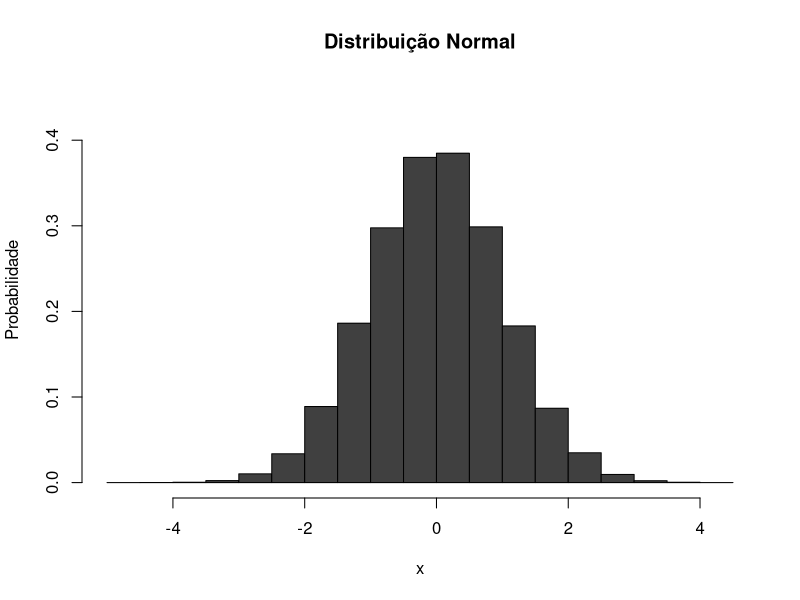
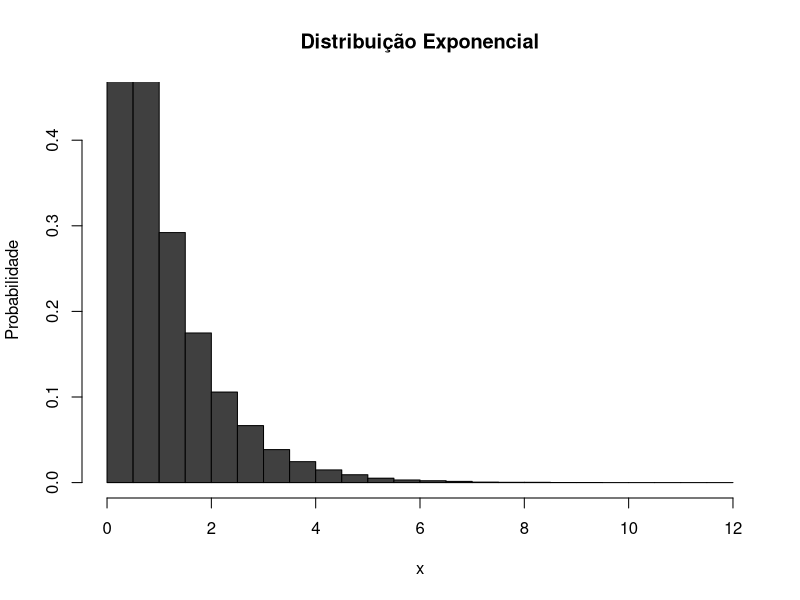
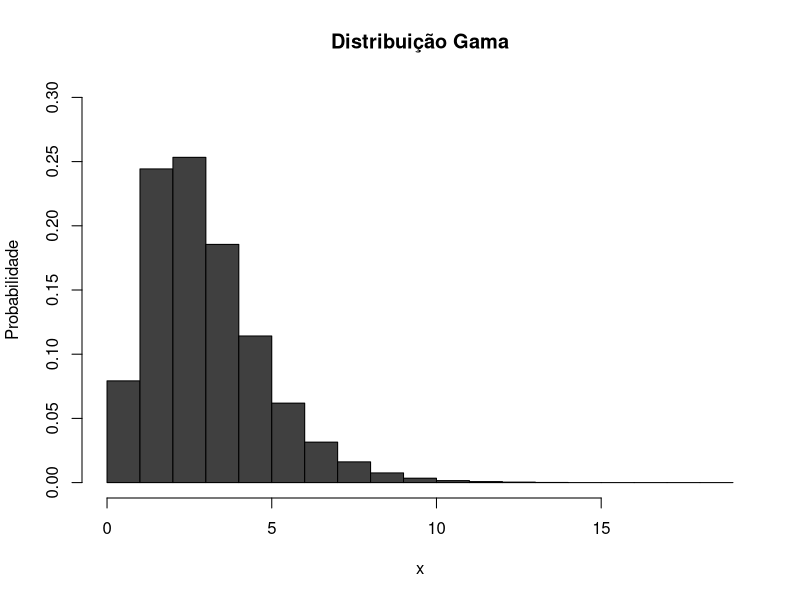
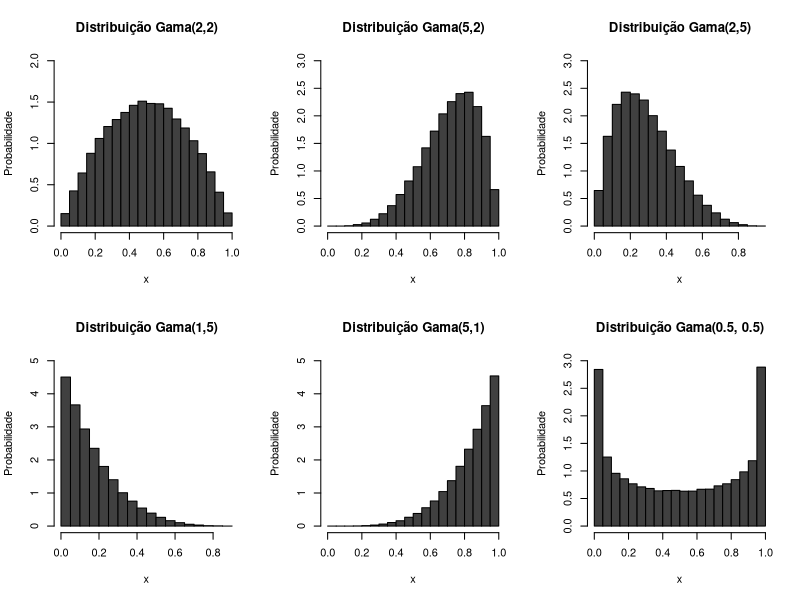
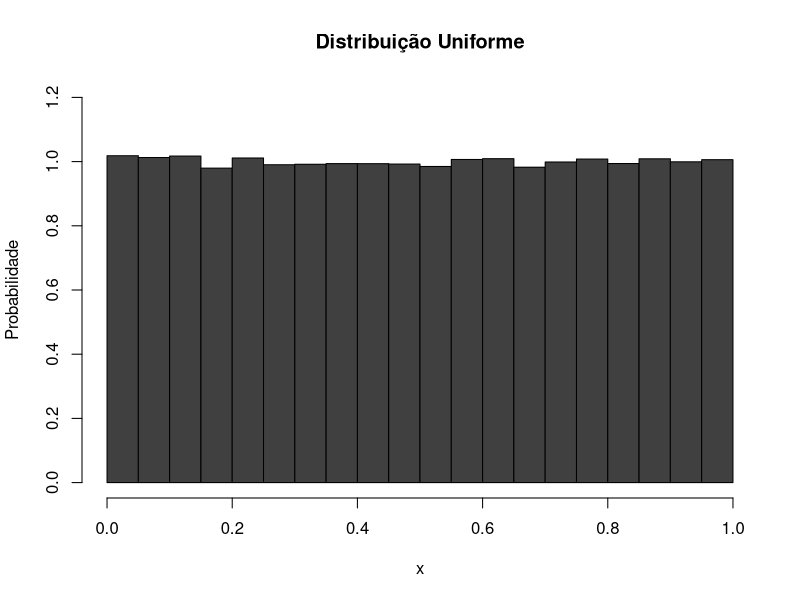

Write the R code that produced these figures, in order.
## ---- chunk 1
knitr::opts_chunk$set(echo = TRUE)
## ---- chunk 2
set.seed(1)

hist(rnorm(100000),
     main = 'Distribuição Normal',
     xlab= 'x',
     ylab = 'Probabilidade', 
     freq = F,
     ylim = c(0,0.45),
     col = 'gray25'
     )


## ---- chunk 3
set.seed(1)

hist(rexp(100000),
     main = 'Distribuição Exponencial',
     xlab= 'x',
     ylab = 'Probabilidade', 
     freq = F,
     ylim = c(0,0.45),
     col = 'gray25'
     )


## ---- chunk 4
set.seed(1)

hist(rgamma(100000, 3),
     main = 'Distribuição Gama',
     xlab= 'x',
     ylab = 'Probabilidade', 
     freq = F,
     ylim = c(0,0.3),
     col = 'gray25'
     )
## ---- chunk 5
set.seed(1)
par(mfrow = c(2,3))
hist(rbeta(100000, 2, 2),
     main = 'Distribuição Gama(2,2)',
     xlab= 'x',
     ylab = 'Probabilidade', 
     freq = F,
     ylim = c(0,2),
     col = 'gray25'
     )

hist(rbeta(100000, 5, 2),
     main = 'Distribuição Gama(5,2)',
     xlab= 'x',
     ylab = 'Probabilidade', 
     freq = F,
     ylim = c(0,3),
     col = 'gray25'
     )

hist(rbeta(100000, 2, 5),
     main = 'Distribuição Gama(2,5)',
     xlab= 'x',
     ylab = 'Probabilidade', 
     freq = F,
     ylim = c(0,3),
     col = 'gray25'
     )

hist(rbeta(100000, 1, 5),
     main = 'Distribuição Gama(1,5)',
     xlab= 'x',
     ylab = 'Probabilidade', 
     freq = F,
     ylim = c(0,5),
     col = 'gray25'
     )

hist(rbeta(100000, 5, 1),
     main = 'Distribuição Gama(5,1)',
     xlab= 'x',
     ylab = 'Probabilidade', 
     freq = F,
     ylim = c(0,5),
     col = 'gray25'
     )

hist(rbeta(100000, 0.5, 0.5),
     main = 'Distribuição Gama(0.5, 0.5)',
     xlab= 'x',
     ylab = 'Probabilidade', 
     freq = F,
     ylim = c(0,3),
     col = 'gray25'
     )

## ---- chunk 6
set.seed(1)
par(mfrow = c(1,1))

hist(runif(100000),
     main = 'Distribuição Uniforme',
     xlab= 'x',
     ylab = 'Probabilidade', 
     freq = F,
     ylim = c(0,1.2),
     col = 'gray25'
     )
